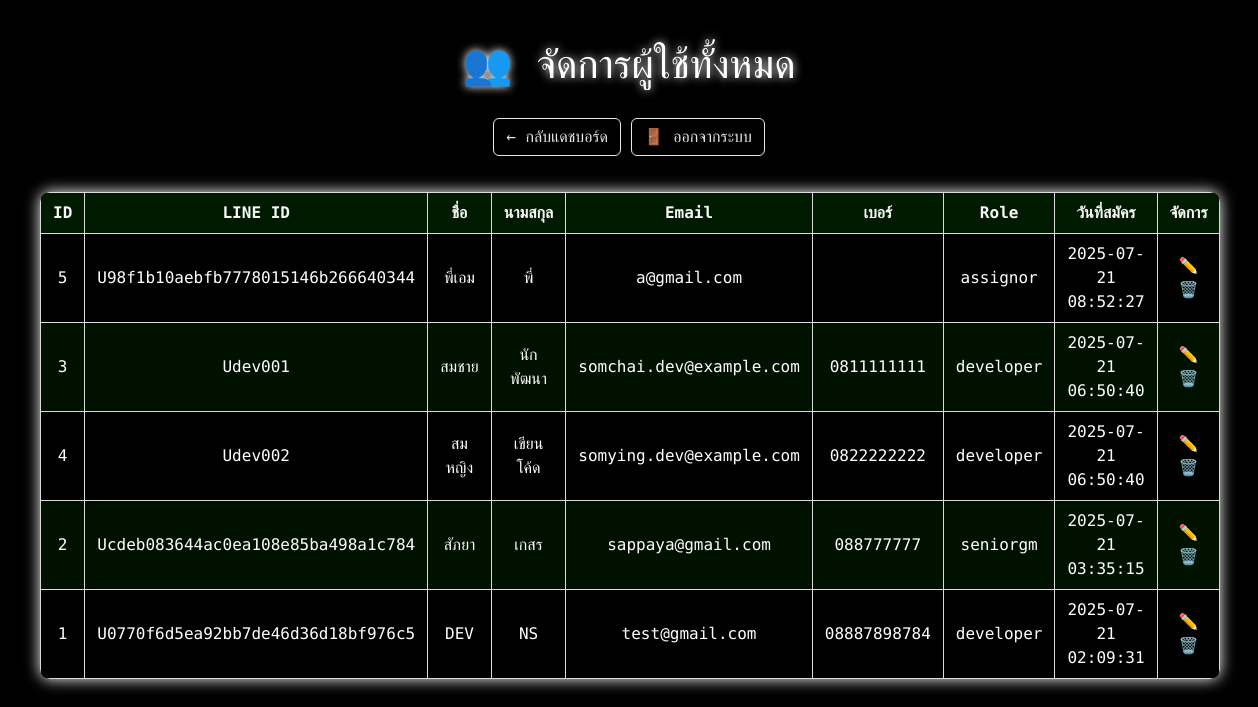
Before: /admin/manage_users.php (signed in) with the older database file.
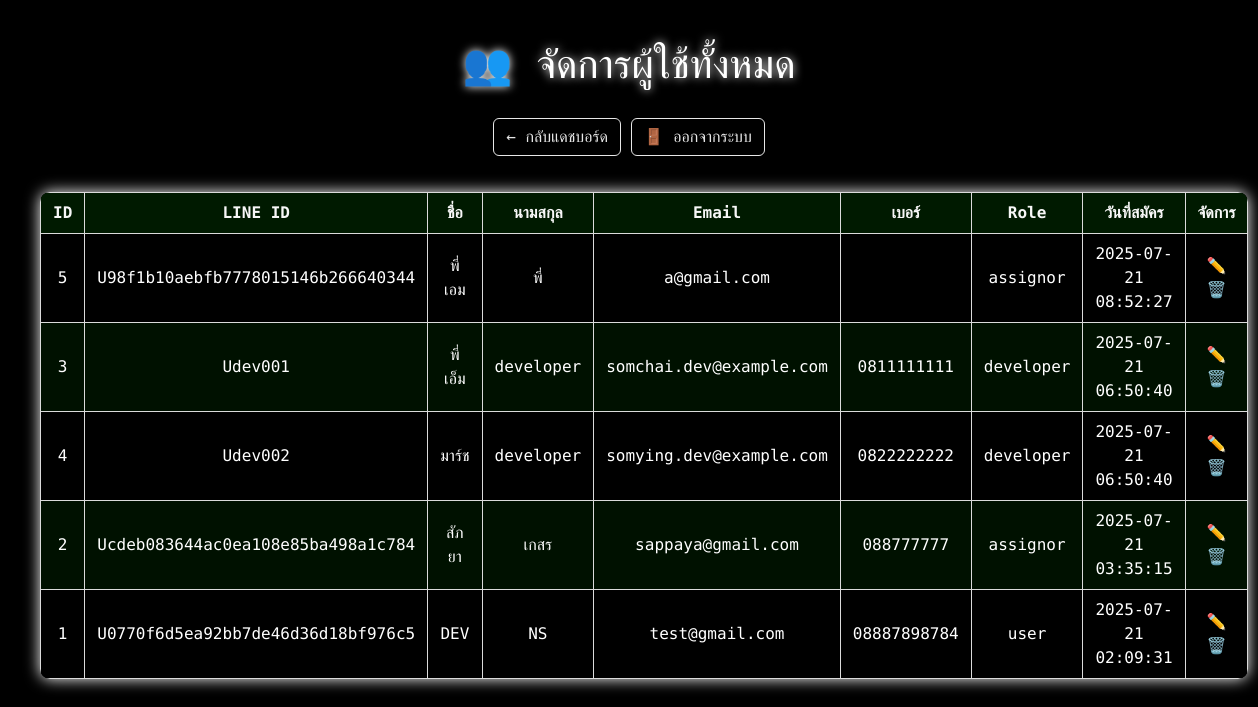
After: the same page with the newer database file.
### tables this page shows
CREATE TABLE `users` (
  `id` int(11) NOT NULL,
  `line_id` varchar(255) NOT NULL,
  `name` varchar(255) DEFAULT NULL,
  `lastname` varchar(255) DEFAULT NULL,
  `position` varchar(100) DEFAULT NULL,
  `email` varchar(255) DEFAULT NULL,
  `created_at` timestamp NOT NULL DEFAULT current_timestamp(),
  `phone` varchar(20) DEFAULT NULL,
  `role` varchar(50) NOT NULL DEFAULT 'user',
  `created_by_admin_id` int(11) DEFAULT NULL,
  `department` varchar(100) DEFAULT NULL,
  `is_active` tinyint(1) DEFAULT 1
);

### admin/manage_users.php (the view, shortened to what this page needs)
<?php
require_once __DIR__ . '/../config/database.php';
$stmt = $conn->query("SELECT * FROM users ORDER BY created_at DESC");
$users = $stmt->fetchAll(PDO::FETCH_ASSOC);
?>
<!DOCTYPE html>
<html lang="th">
<head>
    <link href="https://cdn.jsdelivr.net/npm/bootstrap@5.3.7/dist/css/bootstrap.min.css" rel="stylesheet">
</head>
<body>
<h1>👥 จัดการผู้ใช้ทั้งหมด</h1>
<div class="mb-3 text-center">
    <a href="dashboard.php" class="btn-back">← กลับแดชบอร์ด</a>
    <a href="logout.php" class="btn-logout">🚪 ออกจากระบบ</a>
</div>
<table>
    <thead>
        <tr>
            <th>ID</th>
            <th>LINE ID</th>
            <th>ชื่อ</th>
            <th>นามสกุล</th>
            <th>Email</th>
            <th>เบอร์</th>
            <th>Role</th>
            <th>วันที่สมัคร</th>
            <th>จัดการ</th>
        </tr>
    </thead>
    <tbody>
        <?php foreach ($users as $user): ?>
            <tr>
                <td><?= htmlspecialchars($user['id']) ?></td>
                <td><?= htmlspecialchars($user['line_id']) ?></td>
                <td><?= htmlspecialchars($user['name']) ?></td>
                <td><?= htmlspecialchars($user['lastname']) ?></td>
                <td><?= htmlspecialchars($user['email']) ?></td>
                <td><?= htmlspecialchars($user['phone']) ?></td>
                <td><?= htmlspecialchars($user['role']) ?></td>
                <td><?= htmlspecialchars($user['created_at']) ?></td>
                <td class="actions">
                    <a href="edit_user.php?id=<?= $user['id'] ?>">✏️</a>
                    <a href="delete_user.php?id=<?= $user['id'] ?>" onclick="return confirm('คุณแน่ใจว่าต้องการลบ?')">🗑️</a>
                </td>
            </tr>
        <?php endforeach; ?>
    </tbody>
</table>
</body>
</html>

### admin/manage_users.php (style rules this page uses)
body { background-color: #000; color: #ffffffff; font-family: 'Share Tech Mono', monospace; min-height: 100vh; padding: 40px; }
h1 { text-align: center; margin-bottom: 30px; text-shadow: 0 0 10px #ffffffff; }
a { color: #dbdbdbff; text-decoration: none; }
.btn-back, .btn-logout { margin-bottom: 20px; display: inline-block; padding: 6px 12px; color: #e6e6e6ff; border: 1px solid #e7e7e7ff; border-radius: 6px; background-color: transparent; text-decoration: none; }
table { width: 100%; border-collapse: collapse; margin-top: 15px; background-color: rgba(0, 0, 0, 0.8); box-shadow: 0 0 15px #ffffffff; border-radius: 10px; overflow: hidden; }
th, td { border: 1px solid #dbdbdbff; padding: 8px 12px; text-align: center; }
th { background-color: #001a00; color: #f7f7f7ff; }
tr:nth-child(even) { background-color: #001100; }
.actions a { margin: 0 5px; }

Changed rows visible on the page:
changed users "Udev001": name "สมชาย" → "พี่เอ็ม"; lastname "นักพัฒนา" → "developer"
changed users "Udev002": name "สมหญิง" → "มาร์ช"; lastname "เขียนโค้ด" → "developer"
changed users "Ucdeb083644ac0ea108e85ba498a1c784": role "seniorgm" → "assignor"
changed users "U0770f6d5ea92bb7de46d36d18bf976c5": role "developer" → "user"
